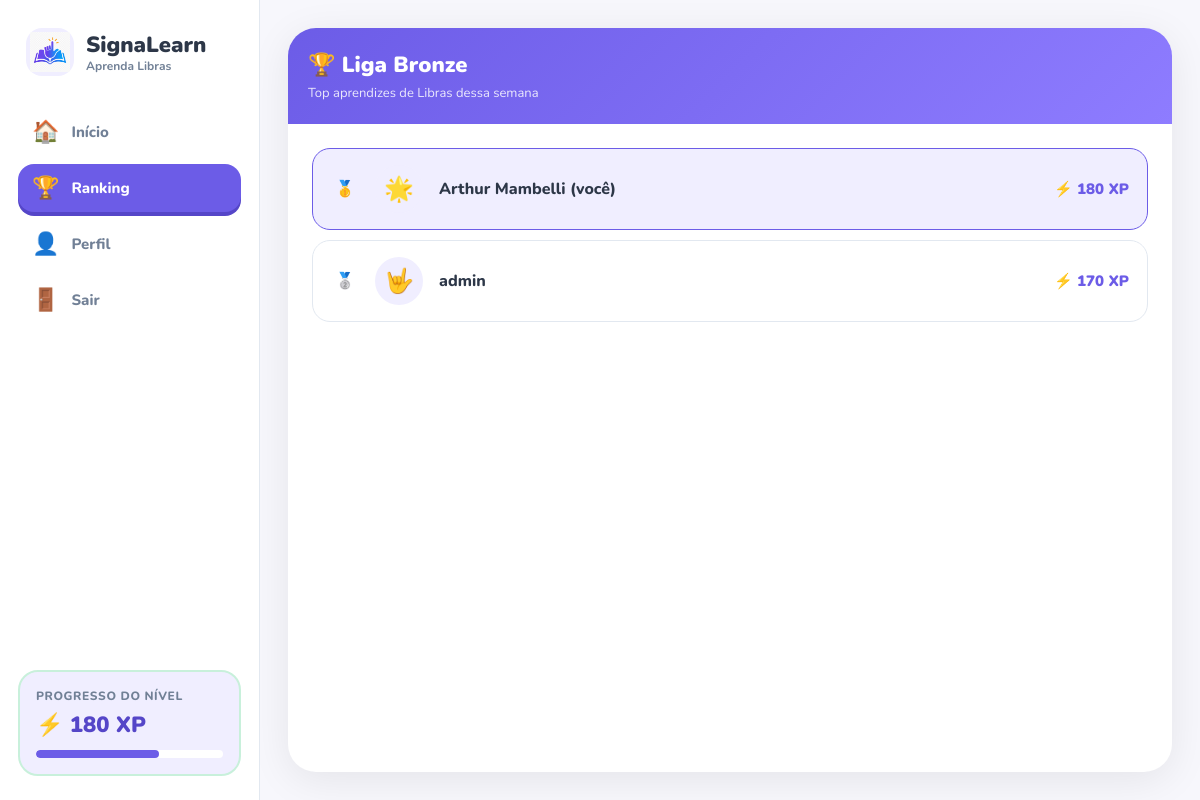
The page /ranking/ (signed in) on the database its author committed.
### core/models.py (models this page shows, shortened)
class UserProfile(models.Model):
    user = models.OneToOneField(User, on_delete=models.CASCADE, related_name='profile')
    xp_total = models.PositiveIntegerField(default=0)
    current_streak = models.PositiveIntegerField(default=0)
    signs_learned = models.PositiveIntegerField(default=0)
    completed_lessons = models.PositiveIntegerField(default=0)
    level = models.PositiveIntegerField(default=1)
    league = models.CharField(max_length=30, default='Bronze')
    last_lesson_date = models.DateField(null=True, blank=True)

### core/views.py (the view)
# urls.py: path('ranking/', views.ranking, name='ranking'),
@never_cache
@login_required
def ranking(request):
    profile_obj = get_user_profile(request.user)
    profiles = UserProfile.objects.select_related('user').order_by('-xp_total')[:10]
    return render(request, 'ranking.html', {
        'active_tab': 'ranking',
        'profile': profile_obj,
        'profiles': profiles,
        'xp_progress_percent': get_xp_progress_percent(profile_obj),
    })

### core/views.py (called while the page is built)
def get_user_profile(user):
    profile_obj, created = UserProfile.objects.get_or_create(user=user)
    return profile_obj

def get_xp_required_for_level(level):
    requirements = {
        1: 100,
        2: 120,
        3: 150,
    }
    return requirements.get(level, 150)

def get_level_from_xp(xp_total):
    level = 1
    remaining_xp = xp_total
    while remaining_xp >= get_xp_required_for_level(level):
        remaining_xp -= get_xp_required_for_level(level)
        level += 1
    return level

def get_current_level_xp(profile_obj):
    remaining_xp = profile_obj.xp_total
    level = 1
    while remaining_xp >= get_xp_required_for_level(level):
        remaining_xp -= get_xp_required_for_level(level)
        level += 1
    return remaining_xp

def get_xp_progress_percent(profile_obj):
    current_level = get_level_from_xp(profile_obj.xp_total)
    current_level_xp = get_current_level_xp(profile_obj)
    xp_required = get_xp_required_for_level(current_level)
    return int((current_level_xp / xp_required) * 100)

### core/templates/ranking.html (shortened to what this page needs)
{% extends 'base.html' %}
{% block content %}
<div class="screen active" id="screen-ranking">
  <div class="rank-header">
    <h2>🏆 Liga {{ user.profile.league }}</h2>
    <p>Top aprendizes de Libras dessa semana</p>
  </div>
  <div class="rank-content">
    {% for profile in profiles %}
      <div class="rank-item {% if profile.user == user %}me{% endif %}">
        <div class="rank-pos">
          {% if forloop.counter == 1 %}
            🥇
          {% elif forloop.counter == 2 %}
            🥈
          {% elif forloop.counter == 3 %}
            🥉
          {% else %}
            {{ forloop.counter }}
          {% endif %}
        </div>
        <div class="rank-avatar">
          {% if profile.user == user %}
            🌟
          {% else %}
            🤟
          {% endif %}
        </div>
        <div class="rank-name">
          {{ profile.user.first_name|default:profile.user.username }}
          {% if profile.user == user %}(você){% endif %}
        </div>
        <div class="rank-xp">⚡ {{ profile.xp_total }} XP</div>
      </div>
    {% empty %}
      <p>Nenhum usuário no ranking ainda.</p>
    {% endfor %}
  </div>
</div>
{% endblock %}

### core/templates/partials/bottom_nav.html
{% load static %}
<aside class="side-nav">
  <div class="brand">
    <div class="brand-icon brand-logo-box">
      <img src="{% static 'LogoPNG.png' %}" alt="Logo SignaLearn" class="brand-logo-img">
    </div>
    <div>
      <div class="brand-name">SignaLearn</div>
      <div class="brand-subtitle">Aprenda Libras</div>
    </div>
  </div>
  <nav class="nav-menu">
  <a href="{% url 'home' %}" class="nav-btn {% if active_tab == 'home' %}active{% endif %}">
    <span class="nav-icon">🏠</span>
    <span>Início</span>
  </a>
  <a href="{% url 'ranking' %}" class="nav-btn {% if active_tab == 'ranking' %}active{% endif %}">
    <span class="nav-icon">🏆</span>
    <span>Ranking</span>
  </a>
  <a href="{% url 'profile' %}" class="nav-btn {% if active_tab == 'profile' %}active{% endif %}">
    <span class="nav-icon">👤</span>
    <span>Perfil</span>
  </a>
  <a href="{% url 'logout' %}" class="nav-btn">
    <span class="nav-icon">🚪</span>
    <span>Sair</span>
  </a>
</nav>
  <div class="side-card">
    <div class="side-card-title">Progresso do nível</div>
    <div class="side-card-xp">⚡ {{ profile.xp_total|default:0 }} XP</div>
    <div class="mini-progress">
      <div class="mini-progress-fill" style="width: {{ xp_progress_percent|default:0 }}%"></div>
    </div>
  </div>
</aside>

### core/static/css/style.css (style rules this page uses)
* { box-sizing: border-box; margin: 0; padding: 0; font-family: 'Nunito', sans-serif; }
:root { --green: #6C5CE7; --green-dark: #5546C8; --green-light: #F0EEFF; --blue: #38A3FF; --blue-light: #EAF5FF; --orange: #FFB84D; --orange-light: #FFF3DC; --red: #E85D5D; --red-light: #FDEAEA; --purple: #6C5CE7; --purple-light: #F0EEFF; --bg: #F7F7FC; --white: #FFFFFF; --text: #2D3748; --muted: #718096; --border: #E2E8F0; --shadow: 0 2px 12px rgba(0,0,0,0.08); }
a { text-decoration: none; color: inherit; }
body { background: var(--bg); min-height: 100vh; color: var(--text); }
.brand-logo-box { overflow: hidden; padding: 4px; }
.brand-logo-img { width: 100%; height: 100%; object-fit: contain; display: block; }
.screen { display: flex; flex-direction: column; min-height: calc(100vh - 56px); background: var(--white); border-radius: 28px; overflow: hidden; box-shadow: 0 8px 40px rgba(0,0,0,0.08); }
.screen.active { display: flex; }
.side-nav { background: var(--white); border-right: 1.5px solid var(--border); padding: 24px 18px; display: flex; flex-direction: column; gap: 28px; position: sticky; top: 0; height: 100vh; }
.brand { display: flex; align-items: center; gap: 12px; padding: 4px 8px; }
.brand-icon { width: 48px; height: 48px; border-radius: 16px; background: var(--green-light); display: flex; align-items: center; justify-content: center; font-size: 26px; }
.brand-name { font-size: 22px; font-weight: 900; color: var(--text); }
.brand-subtitle { font-size: 12px; font-weight: 700; color: var(--muted); margin-top: -2px; }
.nav-menu { display: flex; flex-direction: column; gap: 8px; }
.nav-btn { display: flex; align-items: center; gap: 12px; cursor: pointer; padding: 13px 14px; border-radius: 16px; border: none; background: transparent; color: var(--muted); font-size: 15px; font-weight: 800; font-family: 'Nunito', sans-serif; transition: all 0.15s; }
.nav-btn.active { background: var(--green); color: white; box-shadow: 0 4px 0 var(--green-dark); }
.nav-icon { font-size: 22px; line-height: 1; }
.side-card { margin-top: auto; background: var(--green-light); border: 2px solid #c8f0db; border-radius: 20px; padding: 16px; }
.side-card-title { font-size: 12px; font-weight: 800; color: var(--muted); text-transform: uppercase; letter-spacing: 0.6px; margin-bottom: 6px; }
.side-card-xp { font-size: 22px; font-weight: 900; color: var(--green-dark); margin-bottom: 10px; }
.mini-progress { height: 8px; background: white; border-radius: 999px; overflow: hidden; }
.mini-progress-fill { height: 100%; background: var(--green); border-radius: 999px; }
.rank-header { background: linear-gradient(135deg, #6C5CE7, #8E7CFF); padding: 22px 20px; color: white; }
.rank-header h2 { font-size: 22px; font-weight: 900; }
.rank-header p { font-size: 13px; opacity: 0.85; margin-top: 4px; }
.rank-content { flex: 1; overflow-y: auto; padding: 12px 16px; }
.rank-item { display: flex; align-items: center; gap: 12px; padding: 12px; border-radius: 14px; margin-bottom: 8px; background: var(--white); border: 1.5px solid var(--border); }
.rank-item.me { border-color: var(--green); background: var(--green-light); }
.rank-pos { font-size: 16px; font-weight: 900; width: 28px; text-align: center; color: var(--muted); }
.rank-avatar { width: 40px; height: 40px; border-radius: 50%; display: flex; align-items: center; justify-content: center; font-size: 22px; background: var(--purple-light); flex-shrink: 0; }
.rank-name { flex: 1; font-size: 15px; font-weight: 700; color: var(--text); }
.rank-xp { font-size: 13px; font-weight: 800; color: var(--purple); }
.rank-content { flex: 1; overflow-y: auto; padding: 24px; max-width: 900px; width: 100%; }
.rank-item { display: flex; align-items: center; gap: 16px; padding: 16px 18px; border-radius: 18px; margin-bottom: 10px; background: var(--white); border: 1.5px solid var(--border); }
.rank-avatar { width: 48px; height: 48px; border-radius: 50%; display: flex; align-items: center; justify-content: center; font-size: 24px; background: var(--purple-light); flex-shrink: 0; }
.rank-name { flex: 1; font-size: 16px; font-weight: 800; color: var(--text); }
.rank-xp { font-size: 15px; font-weight: 900; color: var(--purple); }

### rows shown on the page
UserProfile: xp_total "180", user.first_name "Arthur Mambelli", shows "(você)"
UserProfile: user.first_name "admin", xp_total "170"

### other values the page prints
{{ user.profile.league }} "Bronze"
